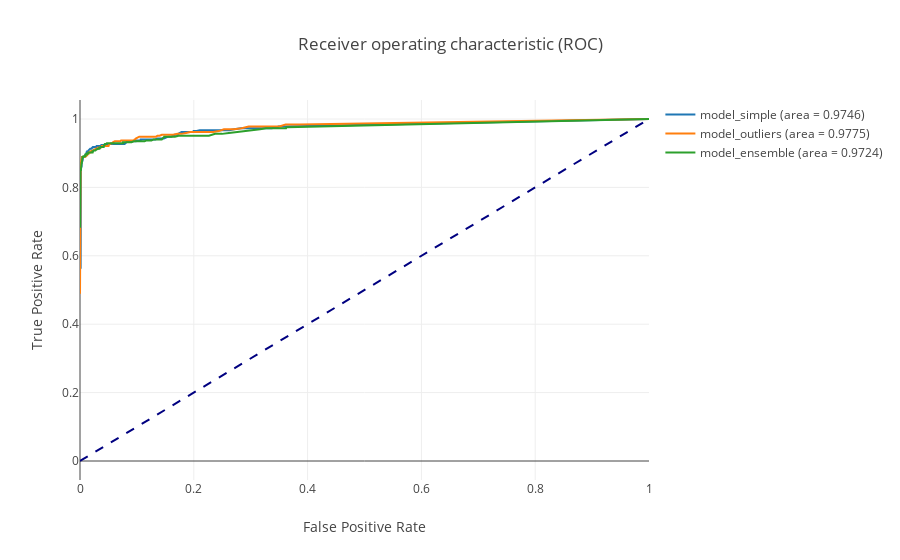

Here is the notebook cell this chart was saved with:
### Markdown cell above
## ROC curves plot

### Code cell
rocdata = []

for m in models:
    xroc, yroc = models[m].roc()
    rocauc = models[m].auc()
    rocdata.append(go.Scatter(x=xroc, y=yroc, 
                   mode='lines', 
                   line=dict( width=2),
                   name='%s (area = %0.4f)' % (m,rocauc)))


rocdata.append(go.Scatter(x=[0, 1], y=[0, 1], 
                          mode='lines', 
                          line=dict(color='navy', width=2, dash='dash'),
                          showlegend=False))

layout = go.Layout(title='Receiver operating characteristic (ROC)',
                   xaxis=dict(title='False Positive Rate'),
                   yaxis=dict(title='True Positive Rate'))

fig = go.Figure(data=rocdata, layout=layout)
plotly.offline.iplot(fig, filename="roc_curves", image=IMAGE_FORMAT, image_height=IMAGE_HEIGT, image_width=IMAGE_WIDTH) # offline method guarantee privacy

### Figure 1 — Plotly figure (JSON) as saved in the notebook; plotly's stock layout.template omitted (floating-point values rounded to 4 significant figures; data arrays with more than 128 entries replaced by an {"elided": "..."} marker saying what was removed)
{"data": [{"line": {"width": 2}, "mode": "lines", "name": "model_simple (area = 0.9746)", "type": "scatter", "x": {"elided": "253 float values"}, "y": {"elided": "253 float values"}}, {"line": {"width": 2}, "mode": "lines", "name": "model_outliers (area = 0.9775)", "type": "scatter", "x": {"elided": "258 float values"}, "y": {"elided": "258 float values"}}, {"line": {"width": 2}, "mode": "lines", "name": "model_ensemble (area = 0.9724)", "type": "scatter", "x": {"elided": "225 float values"}, "y": {"elided": "225 float values"}}, {"line": {"color": "navy", "dash": "dash", "width": 2}, "mode": "lines", "showlegend": false, "type": "scatter", "x": [0, 1], "y": [0, 1]}], "layout": {"title": "Receiver operating characteristic (ROC)", "xaxis": {"title": "False Positive Rate"}, "yaxis": {"title": "True Positive Rate"}}}
